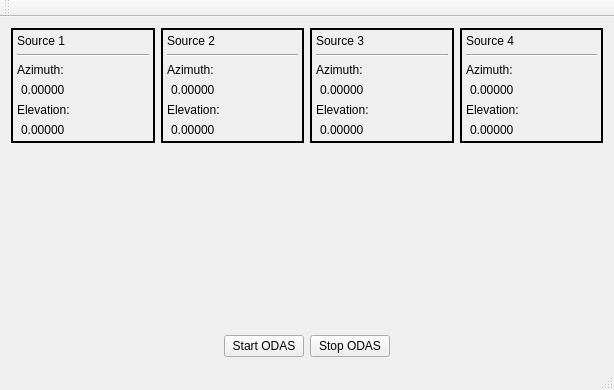
<?xml version="1.0" encoding="UTF-8"?>
<ui version="4.0">
 <class>MainWindow</class>
 <widget class="QMainWindow" name="MainWindow">
  <property name="geometry">
   <rect>
    <x>0</x>
    <y>0</y>
    <width>614</width>
    <height>390</height>
   </rect>
  </property>
  <property name="windowTitle">
   <string>RendezVous</string>
  </property>
  <widget class="QWidget" name="centralWidget">
   <layout class="QGridLayout" name="gridLayout">
    <item row="0" column="0">
     <layout class="QVBoxLayout" name="verticalLayout">
      <item>
       <layout class="QHBoxLayout" name="horizontalLayout_2">
        <property name="topMargin">
         <number>0</number>
        </property>
        <item>
         <widget class="QFrame" name="source1">
          <property name="frameShape">
           <enum>QFrame::WinPanel</enum>
          </property>
          <property name="frameShadow">
           <enum>QFrame::Plain</enum>
          </property>
          <layout class="QVBoxLayout" name="verticalLayout_10">
           <property name="leftMargin">
            <number>4</number>
           </property>
           <property name="topMargin">
            <number>4</number>
           </property>
           <property name="rightMargin">
            <number>4</number>
           </property>
           <property name="bottomMargin">
            <number>4</number>
           </property>
           <item>
            <layout class="QVBoxLayout" name="verticalLayout_4">
             <item>
              <widget class="QLabel" name="label_6">
               <property name="text">
                <string>Source 1</string>
               </property>
              </widget>
             </item>
             <item>
              <widget class="Line" name="line">
               <property name="orientation">
                <enum>Qt::Horizontal</enum>
               </property>
              </widget>
             </item>
             <item>
              <widget class="QLabel" name="label_7">
               <property name="text">
                <string>Azimuth:</string>
               </property>
              </widget>
             </item>
             <item>
              <widget class="QLabel" name="source1AzimuthValueLabel">
               <property name="text">
                <string>0.00000</string>
               </property>
               <property name="indent">
                <number>4</number>
               </property>
              </widget>
             </item>
             <item>
              <widget class="QLabel" name="label_9">
               <property name="text">
                <string>Elevation:</string>
               </property>
              </widget>
             </item>
             <item>
              <widget class="QLabel" name="source1ElevationValueLabel">
               <property name="text">
                <string>0.00000</string>
               </property>
               <property name="indent">
                <number>4</number>
               </property>
              </widget>
             </item>
            </layout>
           </item>
          </layout>
         </widget>
        </item>
        <item>
         <widget class="QFrame" name="source2">
          <property name="autoFillBackground">
           <bool>false</bool>
          </property>
          <property name="frameShape">
           <enum>QFrame::WinPanel</enum>
          </property>
          <property name="frameShadow">
           <enum>QFrame::Plain</enum>
          </property>
          <layout class="QVBoxLayout" name="verticalLayout_3">
           <property name="leftMargin">
            <number>4</number>
           </property>
           <property name="topMargin">
            <number>4</number>
           </property>
           <property name="rightMargin">
            <number>4</number>
           </property>
           <property name="bottomMargin">
            <number>4</number>
           </property>
           <item>
            <layout class="QVBoxLayout" name="verticalLayout_2">
             <item>
              <widget class="QLabel" name="label_2">
               <property name="text">
                <string>Source 2</string>
               </property>
              </widget>
             </item>
             <item>
              <widget class="Line" name="line_2">
               <property name="orientation">
                <enum>Qt::Horizontal</enum>
               </property>
              </widget>
             </item>
             <item>
              <widget class="QLabel" name="label_3">
               <property name="text">
                <string>Azimuth:</string>
               </property>
              </widget>
             </item>
             <item>
              <widget class="QLabel" name="source2AzimuthValueLabel">
               <property name="text">
                <string>0.00000</string>
               </property>
               <property name="indent">
                <number>4</number>
               </property>
              </widget>
             </item>
             <item>
              <widget class="QLabel" name="label_5">
               <property name="text">
                <string>Elevation:</string>
               </property>
              </widget>
             </item>
             <item>
              <widget class="QLabel" name="source2ElevationValueLabel">
               <property name="text">
                <string>0.00000</string>
               </property>
               <property name="indent">
                <number>4</number>
               </property>
              </widget>
             </item>
            </layout>
           </item>
          </layout>
         </widget>
        </item>
        <item>
         <widget class="QFrame" name="source3">
          <property name="frameShape">
           <enum>QFrame::WinPanel</enum>
          </property>
          <property name="frameShadow">
           <enum>QFrame::Plain</enum>
          </property>
          <layout class="QVBoxLayout" name="verticalLayout_6">
           <property name="leftMargin">
            <number>4</number>
           </property>
           <property name="topMargin">
            <number>4</number>
           </property>
           <property name="rightMargin">
            <number>4</number>
           </property>
           <property name="bottomMargin">
            <number>4</number>
           </property>
           <item>
            <layout class="QVBoxLayout" name="verticalLayout_5">
             <item>
              <widget class="QLabel" name="label_8">
               <property name="text">
                <string>Source 3</string>
               </property>
              </widget>
             </item>
             <item>
              <widget class="Line" name="line_3">
               <property name="orientation">
                <enum>Qt::Horizontal</enum>
               </property>
              </widget>
             </item>
             <item>
              <widget class="QLabel" name="label_10">
               <property name="text">
                <string>Azimuth:</string>
               </property>
              </widget>
             </item>
             <item>
              <widget class="QLabel" name="source3AzimuthValueLabel">
               <property name="text">
                <string>0.00000</string>
               </property>
               <property name="indent">
                <number>4</number>
               </property>
              </widget>
             </item>
             <item>
              <widget class="QLabel" name="label_11">
               <property name="text">
                <string>Elevation:</string>
               </property>
              </widget>
             </item>
             <item>
              <widget class="QLabel" name="source3ElevationValueLabel">
               <property name="text">
                <string>0.00000</string>
               </property>
               <property name="indent">
                <number>4</number>
               </property>
              </widget>
             </item>
            </layout>
           </item>
          </layout>
         </widget>
        </item>
        <item>
         <widget class="QFrame" name="source4">
          <property name="frameShape">
           <enum>QFrame::WinPanel</enum>
          </property>
          <property name="frameShadow">
           <enum>QFrame::Plain</enum>
          </property>
          <layout class="QVBoxLayout" name="verticalLayout_8">
           <property name="leftMargin">
            <number>4</number>
           </property>
           <property name="topMargin">
            <number>4</number>
           </property>
           <property name="rightMargin">
            <number>4</number>
           </property>
           <property name="bottomMargin">
            <number>4</number>
           </property>
           <item>
            <layout class="QVBoxLayout" name="verticalLayout_7">
             <item>
              <widget class="QLabel" name="label_12">
               <property name="text">
                <string>Source 4</string>
               </property>
              </widget>
             </item>
             <item>
              <widget class="Line" name="line_4">
               <property name="orientation">
                <enum>Qt::Horizontal</enum>
               </property>
              </widget>
             </item>
             <item>
              <widget class="QLabel" name="label_13">
               <property name="text">
                <string>Azimuth:</string>
               </property>
              </widget>
             </item>
             <item>
              <widget class="QLabel" name="source4AzimuthValueLabel">
               <property name="text">
                <string>0.00000</string>
               </property>
               <property name="indent">
                <number>4</number>
               </property>
              </widget>
             </item>
             <item>
              <widget class="QLabel" name="label_14">
               <property name="text">
                <string>Elevation:</string>
               </property>
              </widget>
             </item>
             <item>
              <widget class="QLabel" name="source4ElevationValueLabel">
               <property name="text">
                <string>0.00000</string>
               </property>
               <property name="indent">
                <number>4</number>
               </property>
              </widget>
             </item>
            </layout>
           </item>
          </layout>
         </widget>
        </item>
       </layout>
      </item>
      <item>
       <spacer name="verticalSpacer">
        <property name="orientation">
         <enum>Qt::Vertical</enum>
        </property>
        <property name="sizeHint" stdset="0">
         <size>
          <width>20</width>
          <height>40</height>
         </size>
        </property>
       </spacer>
      </item>
      <item>
       <layout class="QHBoxLayout" name="horizontalLayout">
        <item>
         <spacer name="horizontalSpacer">
          <property name="orientation">
           <enum>Qt::Horizontal</enum>
          </property>
          <property name="sizeHint" stdset="0">
           <size>
            <width>40</width>
            <height>20</height>
           </size>
          </property>
         </spacer>
        </item>
        <item>
         <widget class="QPushButton" name="btnStartOdas">
          <property name="text">
           <string>Start ODAS</string>
          </property>
         </widget>
        </item>
        <item>
         <widget class="QPushButton" name="btnStopOdas">
          <property name="text">
           <string>Stop ODAS</string>
          </property>
         </widget>
        </item>
        <item>
         <spacer name="horizontalSpacer_2">
          <property name="orientation">
           <enum>Qt::Horizontal</enum>
          </property>
          <property name="sizeHint" stdset="0">
           <size>
            <width>40</width>
            <height>20</height>
           </size>
          </property>
         </spacer>
        </item>
       </layout>
      </item>
     </layout>
    </item>
   </layout>
  </widget>
  <widget class="QMenuBar" name="menuBar">
   <property name="geometry">
    <rect>
     <x>0</x>
     <y>0</y>
     <width>614</width>
     <height>22</height>
    </rect>
   </property>
  </widget>
  <widget class="QToolBar" name="mainToolBar">
   <attribute name="toolBarArea">
    <enum>TopToolBarArea</enum>
   </attribute>
   <attribute name="toolBarBreak">
    <bool>false</bool>
   </attribute>
  </widget>
  <widget class="QStatusBar" name="statusBar"/>
 </widget>
 <layoutdefault spacing="6" margin="11"/>
 <resources/>
 <connections/>
 <slots>
  <slot>btnStartOdasClicked()</slot>
  <slot>btnStopOdasClicked()</slot>
 </slots>
</ui>
